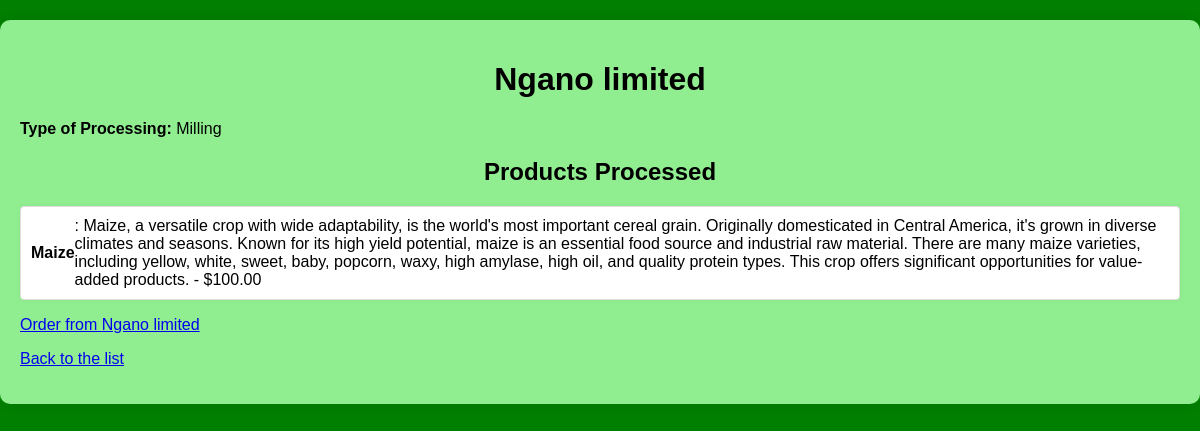
Page /processor/1/ on the committed database.
### main_app/models.py (models this page shows, shortened)
class Processor(models.Model):
    name = models.CharField(max_length=100)
    process_type = models.CharField(max_length=100)

class Product(models.Model):
    name = models.CharField(max_length=100)
    description = models.TextField()
    price = models.DecimalField(max_digits=10, decimal_places=2)
    farmer = models.ForeignKey(Farmer, on_delete=models.SET_NULL, null=True, blank=True)
    processor = models.ForeignKey(Processor, on_delete=models.SET_NULL, null=True, blank=True)
    distributor = models.ForeignKey(Distributor, on_delete=models.SET_NULL, null=True, blank=True)

### main_app/views.py (the view)
# urls.py: path('processor/<int:pk>/', views.processor_detail, name='processor_detail'),
def processor_detail(request, pk):
    processor = get_object_or_404(Processor, pk=pk)
    return render(request, 'main_app/processor_detail.html', {'processor': processor})

### main_app/templates/main_app/processor_detail.html (shortened to what this page needs)
<!DOCTYPE html>
<html lang="en">
<head>
    {% load static %}
    <link rel="stylesheet" href="{% static 'main_app/css/styles.css' %}">
</head>
<body>
    <div class="container">
        <h1>{{ processor.name }}</h1>
        <p><strong>Type of Processing:</strong> {{ processor.process_type }}</p>
        <h2>Products Processed</h2>
        {% if processor.product_set.all %}
            <ul>
                {% for product in processor.product_set.all %}
                    <li>
                        <strong>{{ product.name }}</strong>: {{ product.description }} - ${{ product.price }}
                    </li>
                {% endfor %}
            </ul>
        {% else %}
            <p>No products available from this processor at the moment.</p>
        {% endif %}
        <a href="{% url 'order_processor' processor.id %}">Order from {{ processor.name }}</a>
        <p><a href="{% url 'index' %}">Back to the list</a></p>
    </div>
</body>
</html>

### main_app/static/main_app/css/styles.css (style rules this page uses)
body { font-family: Arial, sans-serif; margin: 0; padding: 0; background-color: green; color: black; }
.container { max-width: 1200px; margin: 20px auto; padding: 20px; background-color: lightgreen; border-radius: 10px; box-shadow: 0 0 20px rgba(0, 0, 0, 0.1); }
h1, h2 { color: black; text-align: center; }
ul { list-style-type: none; padding: 0; }
li { margin: 5px 0; padding: 10px; background-color: #ffffff; border: 1px solid #ddd; border-radius: 4px; box-shadow: 0 0 5px rgba(0, 0, 0, 0.05); display: flex; align-items: center; }

### rows in the picture
Processor: name "Ngano limited", process_type "Milling"
Product: name "Maize", description "Maize, a versatile crop with wide adaptability, is the world's most important cereal grain. Originally domesticated in Central America, it's grown in diverse climates and seasons. Known for its high yield potential, maize is an essential food source and industrial raw material. There are many maize varieties, including yellow, white, sweet, baby, popcorn, waxy, high amylase, high oil, and quality protein types. This crop offers significant opportunities for value-added products.", price "100.00"
